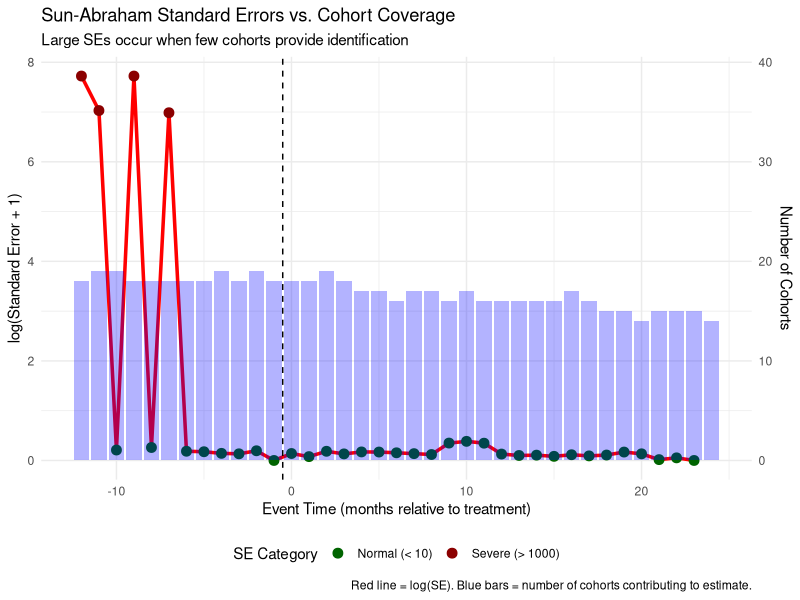
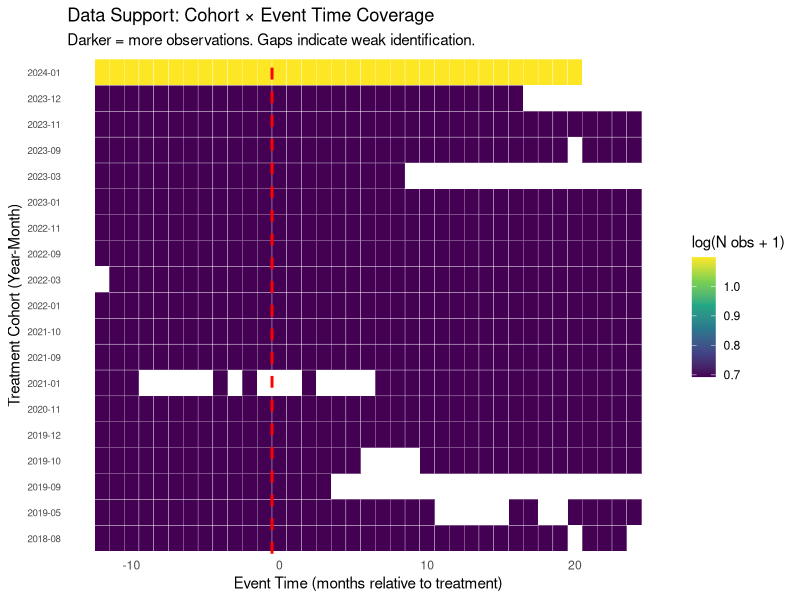
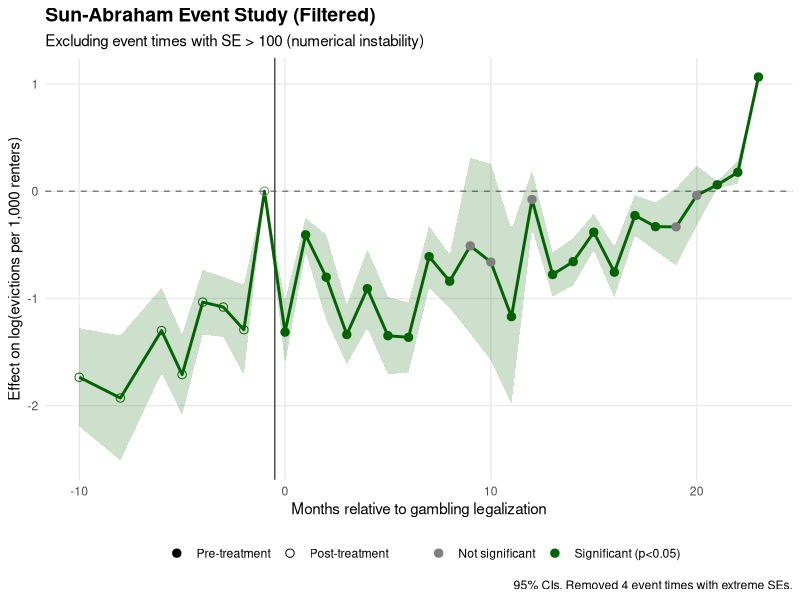

Recreate these plots in R, in order.
#!/usr/bin/env Rscript
################################################################################
# diagnose_sunab_issues.R
#
# Investigate why Sun-Abraham has enormous SEs at certain event times
# Check data support and cohort coverage for each event time
################################################################################

library(dplyr)
library(readr)
library(ggplot2)
library(tidyr)

cat("\n")
cat("================================================================================\n")
cat("SUN-ABRAHAM DIAGNOSTIC: Investigating Large Standard Errors\n")
cat("================================================================================\n\n")

# Load data
panel_data <- read_csv("data/raw/state_month_panel_with_treatment.csv",
                       show_col_types = FALSE) %>%
  mutate(
    month_date_parsed = as.Date(month_date),
    first_treat_date = treat_start,
    event_time = as.numeric(difftime(month_date_parsed, first_treat_date, units = "days")) / 30.44,
    event_time = round(event_time),
    log_evictions = log(filings_count + 1),
    treated_ever = ifelse(!is.na(first_treat_date), 1, 0),
    state_id = as.integer(factor(state_abb)),
    year_month = as.integer(format(month_date_parsed, "%Y%m")),
    cohort = ifelse(is.na(first_treat_date), 0,
                   as.integer(format(first_treat_date, "%Y%m")))
  ) %>%
  filter(!is.na(log_evictions)) %>%
  filter(cohort == 0 | (event_time >= -12 & event_time <= 24))

# Load Sun-Abraham results
sa_results <- read_csv("output/csdid_pretrends/sun_abraham_results.csv",
                      show_col_types = FALSE)

cat("Loaded data and results\n\n")

# ========================================================================
# Identify Problem Event Times
# ========================================================================

cat("Event times with suspiciously large SEs (> 100):\n")
cat("========================================================================\n")

problem_times <- sa_results %>%
  filter(se > 100) %>%
  select(event_time, coef, se, ci_lower, ci_upper) %>%
  arrange(event_time)

print(problem_times)
cat("\n")

# ========================================================================
# Support Analysis: Count Cohorts at Each Event Time
# ========================================================================

cat("Cohort coverage by event time:\n")
cat("========================================================================\n")

# For treated units, count how many cohorts contribute to each event time
support_by_event_time <- panel_data %>%
  filter(treated_ever == 1) %>%
  group_by(event_time, cohort) %>%
  summarise(n_obs = n(), .groups = "drop") %>%
  group_by(event_time) %>%
  summarise(
    n_cohorts = n_distinct(cohort),
    total_obs = sum(n_obs),
    cohorts = paste(unique(cohort), collapse = ", ")
  ) %>%
  arrange(event_time)

# Merge with SE information
support_check <- support_by_event_time %>%
  left_join(
    sa_results %>% select(event_time, se, significant),
    by = "event_time"
  ) %>%
  mutate(
    problem = se > 100,
    se_category = case_when(
      is.na(se) ~ "No estimate",
      se > 1000 ~ "Severe (> 1000)",
      se > 100 ~ "Large (100-1000)",
      se > 10 ~ "Moderate (10-100)",
      TRUE ~ "Normal (< 10)"
    )
  )

cat("\nEvent times with coverage issues:\n")
print(support_check %>%
      filter(problem | n_cohorts <= 2) %>%
      select(event_time, n_cohorts, total_obs, se, se_category))
cat("\n")

# ========================================================================
# Cohort-Specific Event Studies
# ========================================================================

cat("Cohort information:\n")
cat("========================================================================\n")

cohort_info <- panel_data %>%
  filter(cohort > 0) %>%
  group_by(cohort) %>%
  summarise(
    n_states = n_distinct(state_id),
    n_obs = n(),
    min_event_time = min(event_time),
    max_event_time = max(event_time),
    states = paste(unique(state_abb), collapse = ", ")
  ) %>%
  arrange(cohort)

print(cohort_info)
cat("\n")

# ========================================================================
# Never-Treated Units
# ========================================================================

cat("Never-treated (control) units:\n")
cat("========================================================================\n")

never_treated <- panel_data %>%
  filter(cohort == 0) %>%
  group_by(state_abb) %>%
  summarise(n_obs = n()) %>%
  arrange(state_abb)

cat(sprintf("  N never-treated states: %d\n", nrow(never_treated)))
cat(sprintf("  States: %s\n\n", paste(never_treated$state_abb, collapse = ", ")))

# ========================================================================
# Visualizations
# ========================================================================

cat("Creating diagnostic visualizations...\n")

# Plot 1: SE by event time with cohort count overlay
p1 <- ggplot(support_check, aes(x = event_time)) +
  geom_line(aes(y = log(se + 1)), color = "red", size = 1.2) +
  geom_point(aes(y = log(se + 1), color = se_category), size = 3) +
  geom_bar(aes(y = n_cohorts / 5), stat = "identity", alpha = 0.3, fill = "blue") +
  scale_y_continuous(
    name = "log(Standard Error + 1)",
    sec.axis = sec_axis(~ . * 5, name = "Number of Cohorts")
  ) +
  scale_color_manual(
    values = c(
      "Normal (< 10)" = "darkgreen",
      "Moderate (10-100)" = "orange",
      "Large (100-1000)" = "red",
      "Severe (> 1000)" = "darkred"
    ),
    name = "SE Category"
  ) +
  geom_vline(xintercept = -0.5, linetype = "dashed") +
  labs(
    title = "Sun-Abraham Standard Errors vs. Cohort Coverage",
    subtitle = "Large SEs occur when few cohorts provide identification",
    x = "Event Time (months relative to treatment)",
    caption = "Red line = log(SE). Blue bars = number of cohorts contributing to estimate."
  ) +
  theme_minimal() +
  theme(legend.position = "bottom")

# Plot 2: Heatmap of cohort x event time support
heatmap_data <- panel_data %>%
  filter(treated_ever == 1) %>%
  group_by(cohort, event_time) %>%
  summarise(n_obs = n(), .groups = "drop") %>%
  mutate(cohort_label = format(as.Date(paste0(cohort, "01"), "%Y%m%d"), "%Y-%m"))

p2 <- ggplot(heatmap_data, aes(x = event_time, y = cohort_label, fill = log(n_obs + 1))) +
  geom_tile(color = "white") +
  scale_fill_viridis_c(name = "log(N obs + 1)") +
  geom_vline(xintercept = -0.5, linetype = "dashed", color = "red", size = 1) +
  labs(
    title = "Data Support: Cohort × Event Time Coverage",
    subtitle = "Darker = more observations. Gaps indicate weak identification.",
    x = "Event Time (months relative to treatment)",
    y = "Treatment Cohort (Year-Month)"
  ) +
  theme_minimal() +
  theme(
    axis.text.y = element_text(size = 7),
    panel.grid = element_blank()
  )

# Plot 3: Filtered Sun-Abraham plot (removing extreme SEs)
sa_clean <- sa_results %>%
  filter(se < 100 | event_time == -1)  # Keep reference period

p3 <- ggplot(sa_clean, aes(x = event_time, y = coef)) +
  geom_hline(yintercept = 0, linetype = "dashed", color = "gray50") +
  geom_vline(xintercept = -0.5, linetype = "solid", color = "gray30", linewidth = 0.5) +
  geom_ribbon(aes(ymin = ci_lower, ymax = ci_upper), alpha = 0.2, fill = "darkgreen") +
  geom_line(color = "darkgreen", linewidth = 1) +
  geom_point(aes(shape = event_time < 0, color = significant), size = 2.5) +
  scale_shape_manual(values = c("TRUE" = 1, "FALSE" = 19),
                     labels = c("Pre-treatment", "Post-treatment"),
                     name = "") +
  scale_color_manual(values = c("TRUE" = "darkgreen", "FALSE" = "gray50"),
                     labels = c("Not significant", "Significant (p<0.05)"),
                     name = "") +
  labs(
    title = "Sun-Abraham Event Study (Filtered)",
    subtitle = "Excluding event times with SE > 100 (numerical instability)",
    x = "Months relative to gambling legalization",
    y = "Effect on log(evictions per 1,000 renters)",
    caption = sprintf("95%% CIs. Removed %d event times with extreme SEs.",
                     sum(sa_results$se > 100, na.rm = TRUE))
  ) +
  theme_minimal() +
  theme(
    plot.title = element_text(face = "bold", size = 14),
    legend.position = "bottom",
    panel.grid.minor = element_blank()
  )

# Save plots
dir.create("output/csdid_pretrends/diagnostics", showWarnings = FALSE, recursive = TRUE)

ggsave("output/csdid_pretrends/diagnostics/sunab_se_diagnosis.pdf", p1,
       width = 12, height = 7)
ggsave("output/csdid_pretrends/diagnostics/cohort_support_heatmap.pdf", p2,
       width = 12, height = 8)
ggsave("output/csdid_pretrends/diagnostics/sunab_filtered.pdf", p3,
       width = 12, height = 7)

cat("  Saved diagnostic plots\n\n")

# ========================================================================
# Recommendations
# ========================================================================

cat("================================================================================\n")
cat("DIAGNOSIS SUMMARY\n")
cat("================================================================================\n\n")

n_problem_times <- sum(support_check$problem, na.rm = TRUE)
n_weak_support <- sum(support_check$n_cohorts <= 2, na.rm = TRUE)

cat(sprintf("Total event times analyzed: %d\n", nrow(support_check)))
cat(sprintf("Event times with SE > 100: %d (%.1f%%)\n",
           n_problem_times, 100 * n_problem_times / nrow(support_check)))
cat(sprintf("Event times with ≤ 2 cohorts: %d (%.1f%%)\n\n",
           n_weak_support, 100 * n_weak_support / nrow(support_check)))

if (n_problem_times > 0) {
  cat("PROBLEM IDENTIFIED:\n")
  cat("  • Some event times have very few cohorts contributing\n")
  cat("  • This causes near-singularity in the interaction-weighted estimator\n")
  cat("  • Standard errors explode due to weak identification\n\n")

  cat("AFFECTED EVENT TIMES:\n")
  cat(sprintf("  %s\n\n", paste(problem_times$event_time, collapse = ", ")))

  cat("RECOMMENDATIONS:\n")
  cat("  1. Use the FILTERED Sun-Abraham plot (SE < 100)\n")
  cat("  2. Report that certain event times have insufficient support\n")
  cat("  3. Consider restricting analysis to event times with ≥ 3 cohorts\n")
  cat("  4. Alternative: Use Sun-Abraham with aggregated time periods\n\n")
} else {
  cat("✓ All event times have reasonable standard errors\n")
  cat("  Sun-Abraham estimation appears stable\n\n")
}

# Pre-trends test with filtered data
cat("Pre-trends test (excluding unstable estimates):\n")
cat("========================================================================\n")

pre_results_clean <- sa_clean %>%
  filter(event_time >= -12 & event_time < 0 & event_time != -1)

if (nrow(pre_results_clean) > 0) {
  chi_sq_clean <- sum((pre_results_clean$coef / pre_results_clean$se)^2, na.rm = TRUE)
  df_clean <- sum(!is.na(pre_results_clean$se) & pre_results_clean$se < 100)
  p_val_clean <- 1 - pchisq(chi_sq_clean, df_clean)

  cat(sprintf("  Using %d pre-treatment periods (out of %d total)\n",
             df_clean, nrow(pre_results_clean)))
  cat(sprintf("  Joint test: χ²(%d) = %.2f, p = %.4f\n\n", df_clean, chi_sq_clean, p_val_clean))

  if (p_val_clean >= 0.05) {
    cat("  ✓ Parallel trends supported (with filtered data)\n\n")
  } else {
    cat("  ✗ Parallel trends still violated (even with filtered data)\n\n")
  }
}

# Save diagnostic data
write.csv(support_check,
         "output/csdid_pretrends/diagnostics/sunab_support_check.csv",
         row.names = FALSE)

write.csv(cohort_info,
         "output/csdid_pretrends/diagnostics/cohort_summary.csv",
         row.names = FALSE)

write.csv(sa_clean,
         "output/csdid_pretrends/sun_abraham_results_filtered.csv",
         row.names = FALSE)

cat("Files saved:\n")
cat("  • output/csdid_pretrends/diagnostics/sunab_se_diagnosis.pdf\n")
cat("  • output/csdid_pretrends/diagnostics/cohort_support_heatmap.pdf\n")
cat("  • output/csdid_pretrends/diagnostics/sunab_filtered.pdf\n")
cat("  • output/csdid_pretrends/diagnostics/sunab_support_check.csv\n")
cat("  • output/csdid_pretrends/diagnostics/cohort_summary.csv\n")
cat("  • output/csdid_pretrends/sun_abraham_results_filtered.csv\n\n")

cat("================================================================================\n\n")
